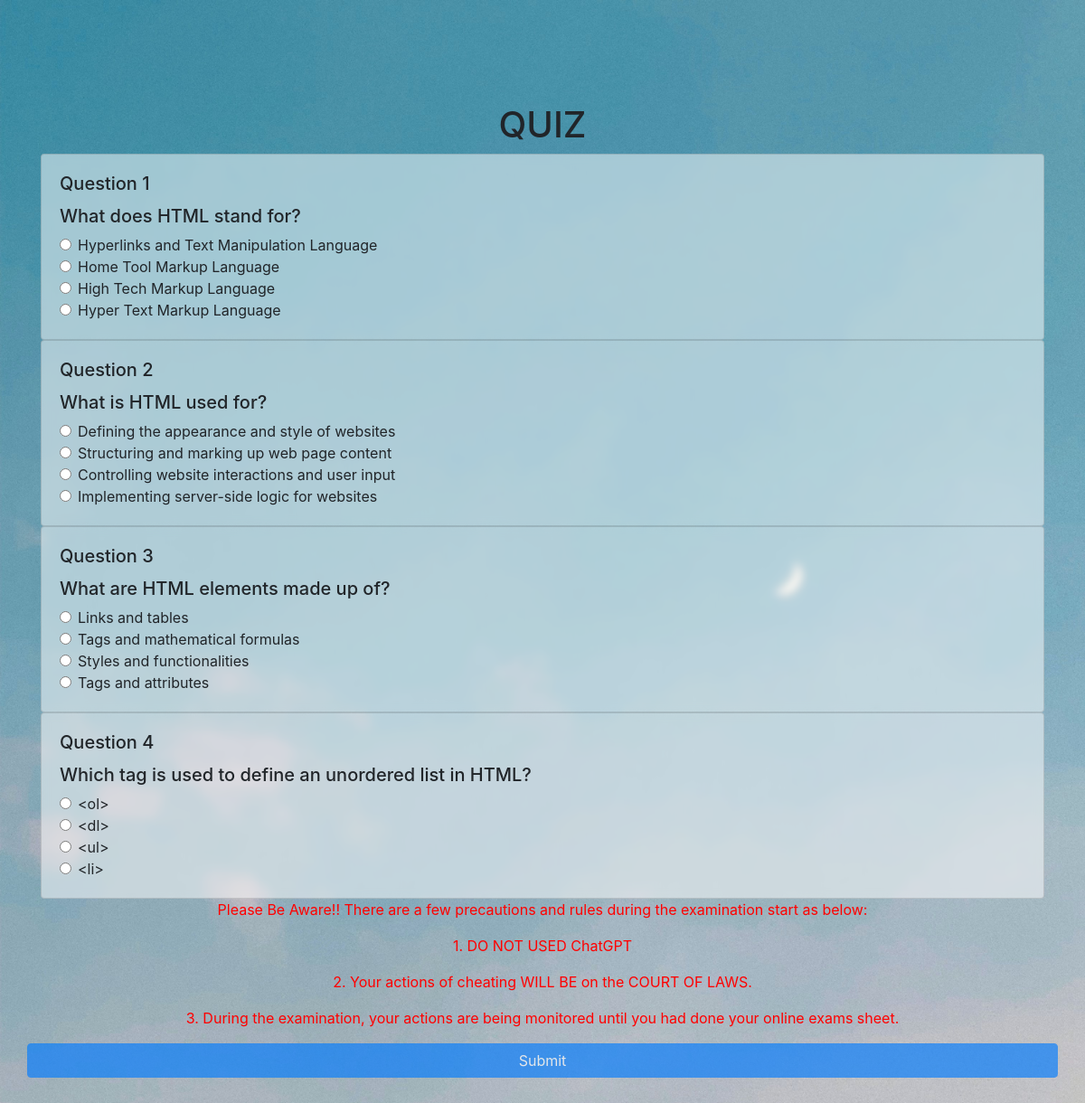
Page /Website/QuizDetail/Quiz.php?QuizID=12 on the committed database.
### tables this page shows
CREATE TABLE `quizquestion` (
  `QuizID` int DEFAULT NULL,
  `QuestionID` int NOT NULL,
  `QuestionOne` varchar(100) DEFAULT NULL,
  `OptOne1` varchar(100) DEFAULT NULL,
  `OptOne2` varchar(100) DEFAULT NULL,
  `OptOne3` varchar(100) DEFAULT NULL,
  `AnsOne` varchar(100) DEFAULT NULL,
  `QuestionTwo` varchar(100) DEFAULT NULL,
  `OptTwo1` varchar(100) DEFAULT NULL,
  `OptTwo2` varchar(100) DEFAULT NULL,
  `OptTwo3` varchar(100) DEFAULT NULL,
  `AnsTwo` varchar(100) DEFAULT NULL,
  `QuestionThree` varchar(100) DEFAULT NULL,
  `OptThree1` varchar(100) DEFAULT NULL,
  `OptThree2` varchar(100) DEFAULT NULL,
  `OptThree3` varchar(100) DEFAULT NULL,
  `AnsThree` varchar(100) DEFAULT NULL,
  `QuestionFour` varchar(100) DEFAULT NULL,
  `OptFour1` varchar(100) DEFAULT NULL,
  `OptFour2` varchar(100) DEFAULT NULL,
  `OptFour3` varchar(100) DEFAULT NULL,
  `AnsFour` varchar(100) DEFAULT NULL
);

### Website/QuizDetail/Quiz.php (the view, shortened to what this page needs)
<?php
include "../ConnectDB.php";
$QuizID = $_GET['QuizID'];
$sql = "SELECT * FROM quizquestion WHERE QuizID = '$QuizID'";
$result = mysqli_query($conn, $sql);
$row = mysqli_fetch_assoc($result);
$OptOne = array(
    $row['OptOne1'],
    $row['OptOne2'],
    $row['OptOne3'],
    $row['AnsOne']
);
$OptTwo = array(
    $row['OptTwo1'],
    $row['OptTwo2'],
    $row['OptTwo3'],
    $row['AnsTwo']
);
$OptThree = array(
    $row['OptThree1'],
    $row['OptThree2'],
    $row['OptThree3'],
    $row['AnsThree']
);
$OptFour = array(
    $row['OptFour1'],
    $row['OptFour2'],
    $row['OptFour3'],
    $row['AnsFour']
);
$decodedQuestionOne = array_map('htmlspecialchars_decode',$OptOne);
$decodedQuestionTwo = array_map('htmlspecialchars_decode',$OptTwo);
$decodedQuestionThree = array_map('htmlspecialchars_decode',$OptThree);
$decodedQuestionFour = array_map('htmlspecialchars_decode',$OptFour);
shuffle($decodedQuestionOne);
shuffle($decodedQuestionTwo);
shuffle($decodedQuestionThree);
shuffle($decodedQuestionFour);
?>
<!DOCTYPE html>
<html>
<head>
    <link rel="stylesheet" href="https://maxcdn.bootstrapcdn.com/bootstrap/4.5.2/css/bootstrap.min.css">
</head>
<body style="background-image: url(../img/quiz.jpg); background-repeat: no-repeat; background-size: cover;">
    <form method="post">
        <div class="container">
            <div class="row">
                <div class="col-md-12" style="text-align: center; margin-top: 10%;">
                    <h1>QUIZ</h1>
                </div>
                <div class="col-md-12">
                    <div class="card"
                        style="backdrop-filter: blur(5px); -webkit-backdrop-filter: blur(5px); background-color: rgba(255,255, 255,0.5);">
                        <div class="card-body">
                            <h5 class="card-title">Question 1</h5>
                            <h5>
                                <?php echo $row['QuestionOne'] ?>
                            </h5>
                            <div class="form-check">
                                <input class="form-check-input" type="radio" name="q1" id="q1-option1"
                                    value="<?php echo htmlspecialchars($decodedQuestionOne[0]); ?>" onchange="checkSelection()">
                                <label class="form-check-label" for="q1-option1">
                                    <?php echo htmlspecialchars($decodedQuestionOne[0]); ?>
                                </label>
                            </div>
                            <div class="form-check">
                                <input class="form-check-input" type="radio" name="q1" id="q1-option2"
                                    value="<?php echo htmlspecialchars($decodedQuestionOne[1]); ?>" onchange="checkSelection()">
                                <label class="form-check-label" for="q1-option2">
                                    <?php echo htmlspecialchars($decodedQuestionOne[1]); ?>
                                </label>
                            </div>
                            <div class="form-check">
                                <input class="form-check-input" type="radio" name="q1" id="q1-option3"
                                    value="<?php echo htmlspecialchars($decodedQuestionOne[2]); ?>" onchange="checkSelection()">
                                <label class="form-check-label" for="q1-option3">
                                    <?php echo htmlspecialchars($decodedQuestionOne[2]); ?>
                                </label>
                            </div>
                            <div class="form-check">
                                <input class="form-check-input" type="radio" name="q1" id="q1-option4"
                                    value="<?php echo htmlspecialchars($decodedQuestionOne[3]); ?>" onchange="checkSelection()">
                                <label class="form-check-label" for="q1-option4">
                                    <?php echo htmlspecialchars($decodedQuestionOne[3]); ?>
                                </label>
                            </div>
                        </div>
                    </div>
                </div>
                <div class="col-md-12">
                    <div class="card"
                        style="backdrop-filter: blur(5px); -webkit-backdrop-filter: blur(5px); background-color: rgba(255,255, 255,0.5);">
                        <div class="card-body">
                            <h5 class="card-title">Question 2</h5>
                            <h5>
                                <?php echo $row['QuestionTwo'] ?>
                            </h5>
                            <div class="form-check">
                                <input class="form-check-input" type="radio" name="q2" id="q2-option1"
                                    value="<?php echo htmlspecialchars($decodedQuestionTwo[0]); ?>" onchange="checkSelection()">
                                <label class="form-check-label" for="q2-option1">
                                    <?php echo htmlspecialchars($decodedQuestionTwo[0]); ?>
                                </label>
                            </div>
                            <div class="form-check">
                                <input class="form-check-input" type="radio" name="q2" id="q2-option2"
                                    value="<?php echo htmlspecialchars($decodedQuestionTwo[1]); ?>" onchange="checkSelection()">
                                <label class="form-check-label" for="q2-option2">
                                    <?php echo htmlspecialchars($decodedQuestionTwo[1]); ?>
                                </label>
                            </div>
                            <div class="form-check">
                                <input class="form-check-input" type="radio" name="q2" id="q2-option3"
                                    value="<?php echo htmlspecialchars($decodedQuestionTwo[2]); ?>" onchange="checkSelection()">
                                <label class="form-check-label" for="q2-option3">
                                    <?php echo htmlspecialchars($decodedQuestionTwo[2]); ?>
                                </label>
                            </div>
                            <div class="form-check">
                                <input class="form-check-input" type="radio" name="q2" id="q2-option4"
                                    value="<?php echo htmlspecialchars($decodedQuestionTwo[3]); ?>" onchange="checkSelection()">
                                <label class="form-check-label" for="q2-option4">
                                    <?php echo htmlspecialchars($decodedQuestionTwo[3]); ?>
                                </label>
                            </div>
                        </div>
                    </div>
                </div>
                <div class="col-md-12">
                    <div class="card"
                        style="backdrop-filter: blur(5px); -webkit-backdrop-filter: blur(5px); background-color: rgba(255,255, 255,0.5);">
                        <div class="card-body">
                            <h5 class="card-title">Question 3</h5>
                            <h5>
                                <?php echo $row['QuestionThree'] ?>
                            </h5>
                            <div class="form-check">
                                <input class="form-check-input" type="radio" name="q3" id="q3-option1"
                                    value="<?php echo htmlspecialchars($decodedQuestionThree[0]); ?>" onchange="checkSelection()">
                                <label class="form-check-label" for="q3-option1">
                                    <?php echo htmlspecialchars($decodedQuestionThree[0]); ?>
                                </label>
                            </div>
                            <div class="form-check">
                                <input class="form-check-input" type="radio" name="q3" id="q3-option2"
                                    value="<?php echo htmlspecialchars($decodedQuestionThree[1]); ?>" onchange="checkSelection()">
                                <label class="form-check-label" for="q3-option2">
                                    <?php echo htmlspecialchars($decodedQuestionThree[1]); ?>
                                </label>
                            </div>
                            <div class="form-check">
                                <input class="form-check-input" type="radio" name="q3" id="q3-option3"
                                    value="<?php echo htmlspecialchars($decodedQuestionThree[2]); ?>" onchange="checkSelection()">
                                <label class="form-check-label" for="q3-option3">
                                    <?php echo htmlspecialchars($decodedQuestionThree[2]); ?>
                                </label>
                            </div>
                            <div class="form-check">
                                <input class="form-check-input" type="radio" name="q3" id="q3-option4"
                                    value="<?php echo htmlspecialchars($decodedQuestionThree[3]) ?>" onchange="checkSelection()">
                                <label class="form-check-label" for="q3-option4">
                                    <?php echo htmlspecialchars($decodedQuestionThree[3]); ?>
                                </label>
                            </div>
                        </div>
                    </div>
                </div>
                <div class="col-md-12">
                    <div class="card"
                        style="backdrop-filter: blur(5px); -webkit-backdrop-filter: blur(5px); background-color: rgba(255,255, 255,0.5);">
                        <div class="card-body">
                            <h5 class="card-title">Question 4</h5>
                            <h5>
                                <?php echo $row['QuestionFour'] ?>
                            </h5>
                            <div class="form-check">
                                <input class="form-check-input" type="radio" name="q4" id="q4-option1"
                                    value="<?php echo htmlspecialchars($decodedQuestionFour[0]); ?>" onchange="checkSelection()">
                                <label class="form-check-label" for="q4-option1">
                                    <?php echo htmlspecialchars($decodedQuestionFour[0]); ?>
                                </label>
                            </div>
                            <div class="form-check">
                                <input class="form-check-input" type="radio" name="q4" id="q4-option2"
                                    value="<?php echo htmlspecialchars($decodedQuestionFour[1]); ?>" onchange="checkSelection()">
                                <label class="form-check-label" for="q4-option2">
                                    <?php echo htmlspecialchars($decodedQuestionFour[1]); ?>
                                </label>
                            </div>
                            <div class="form-check">
                                <input class="form-check-input" type="radio" name="q4" id="q4-option3"
                                    value="<?php echo htmlspecialchars($decodedQuestionFour[2]); ?>" onchange="checkSelection()">
                                <label class="form-check-label" for="q4-option3">
                                    <?php echo htmlspecialchars($decodedQuestionFour[2]); ?>
                                </label>
                            </div>
                            <div class="form-check">
                                <input class="form-check-input" type="radio" name="q4" id="q4-option4"
                                    value="<?php echo htmlspecialchars($decodedQuestionFour[3]); ?>" onchange="checkSelection()">
                                <label class="form-check-label" for="q4-option4">
                                    <?php echo htmlspecialchars($decodedQuestionFour[3]); ?>
                                </label>
                            </div>
                        </div>
                    </div>
                </div>
                <div class="col-md-12" style="text-align: center; color: red;">
                    <p>Please Be Aware!! There are a few precautions and rules during the examination start as below:
                    </p>
                    <p>1. DO NOT USED ChatGPT</p>
                    <p>2. Your actions of cheating WILL BE on the COURT OF LAWS.</p>
                    <p>3. During the examination, your actions are being monitored until you had done your online exams
                        sheet.
                    </p>
                </div>
                <button class="btn btn-primary col-md-12" id="submitBtn" style="margin-bottom: 5%;"
                    onclick="return validateForm();" disabled>Submit</button>
            </div>
        </div>
    </form>
</body>
</html>

### rows in the picture
quizquestion: QuestionOne "What does HTML stand for?", OptOne1 "Hyperlinks and Text Manipulation Language", OptOne3 "Home Tool Markup Language", OptOne2 "High Tech Markup Language", AnsOne "Hyper Text Markup Language", QuestionTwo "What is HTML used for?", OptTwo1 "Defining the appearance and style of websites", AnsTwo "Structuring and marking up web page content", OptTwo2 "Controlling website interactions and user input", OptTwo3 "Implementing server-side logic for websites", QuestionThree "What are HTML elements made up of?", OptThree2 "Links and tables", OptThree1 "Tags and mathematical formulas", OptThree3 "Styles and functionalities", AnsThree "Tags and attributes", QuestionFour "Which tag is used to define an unordered list in HTML?", OptFour1 "<ol>", OptFour3 "<dl>", AnsFour "<ul>", OptFour2 "<li>"
